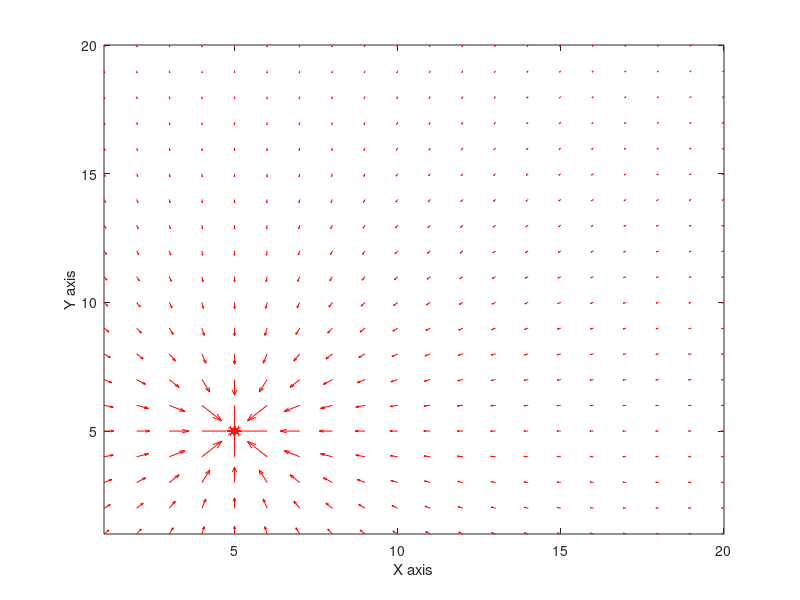

Recreate this plot in MATLAB.

% Field size
nx = 20;
ny = 20;
xx = linspace(1,nx,nx);
yy = linspace(1,ny,ny);
[XX, YY] = meshgrid(xx, yy);


% field variables
m = -100;
X0 = 5;
Y0 = 5;
Vx = zeros(nx, ny);
Vy = zeros(nx, ny);

for y = 1:1:nx
  for x = 1:1:ny
   r = sqrt((x-X0)^2 + (y-Y0)^2);
   Vx(y, x) = m*(x-X0)/(2*pi*r^2);
   Vy(y, x) = m*(y-Y0)/(2*pi*r^2);
  endfor
endfor


figure(1, 'position',[1000,500,1000,1000]);
quiver(Vx, Vy, 'r');
xlim([min(xx) max(xx)]);
ylim([min(yy) max(yy)]);
xlabel('X axis');
ylabel('Y axis');






